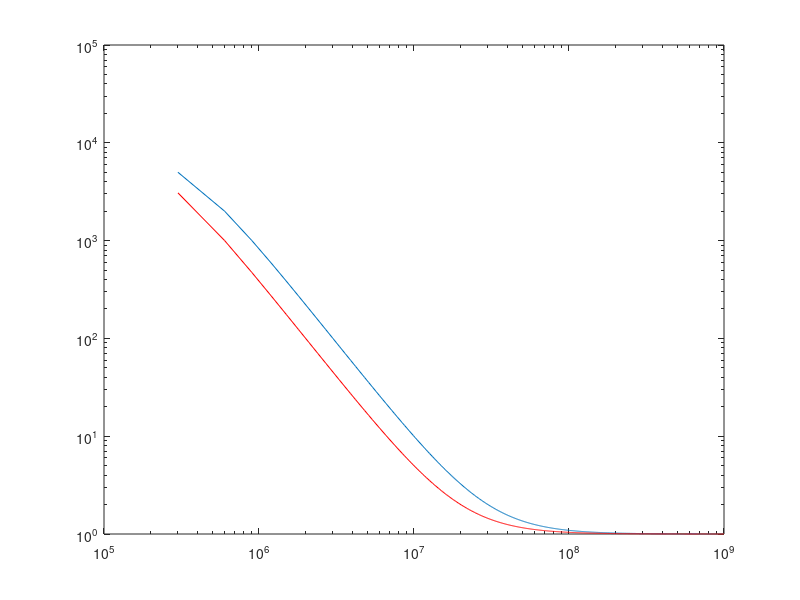

MATLAB code to generate this figure:
clc;clear all;
% fi=fopen('Permeability.txt');
% l=fgetl(fi);
% in=1;
% while ischar(l)
% %for kj=1:81
%     %%disp(l);
%     text{in}=l;
%     data{in}=sscanf(text{in},'%f %f');
%     f(in)=(data{in}(1));
%     eps(in)=data{in}(2);
%     
%     l=fgetl(fi);
%     in=in+1;
% end

epsr=0.9999;
a0=1e-1;%0.1mm
c0=2.99792458e8;%Speed of Light (m/s)
f0=c0/a0;%3000GHz
t0=1/f0;%0.33e-12 (s)
mu0=4*pi*(1e-7);% (H/m)
eps0=8.854187817e-12;% (F/m)

% loglog(f,eps);
% grid('off')
% xlabel('Frequency (Hz)')
% ylabel('Relative Permeability \mu_r')
% axis([7e7 1e10 0.1 1e4])

muinf=1;gamma=.0001;fn=.0001;sigma=-10000;
f=0:1e-4:(1/3); 
mur=muinf+(sigma.*fn.*fn)./(-f.*f-1i*gamma*f);
cf=(1+((f*f0)./(0.2e6)).*((f*f0)./(0.2e6)));
mur2=mu0+((10000*mu0)./cf)-1i.*cf.*((f*f0)/(0.2e6));
loglog(f*f0,real(mur));hold on;
loglog(f*f0,real(mur2)/mu0,'r');
